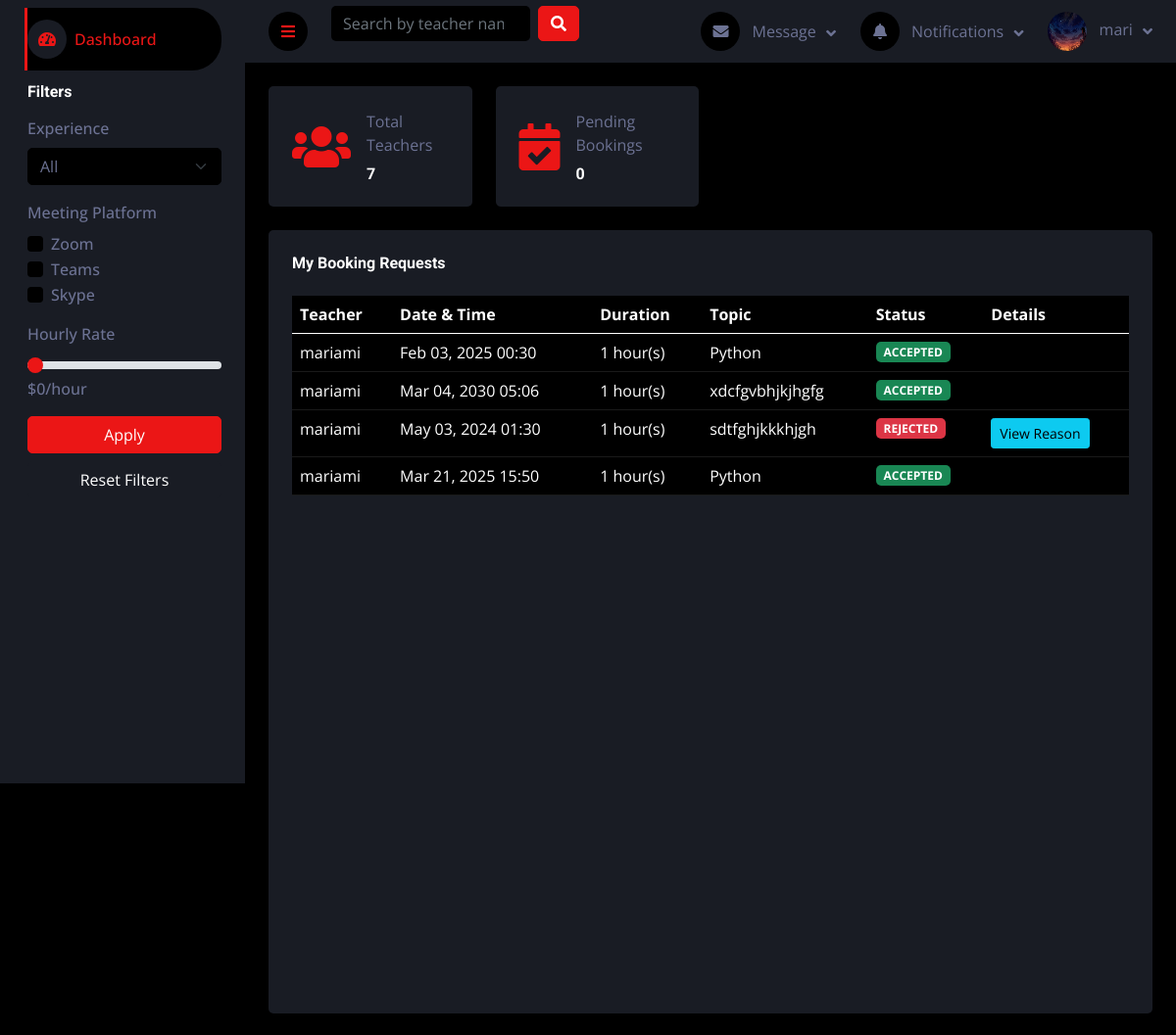
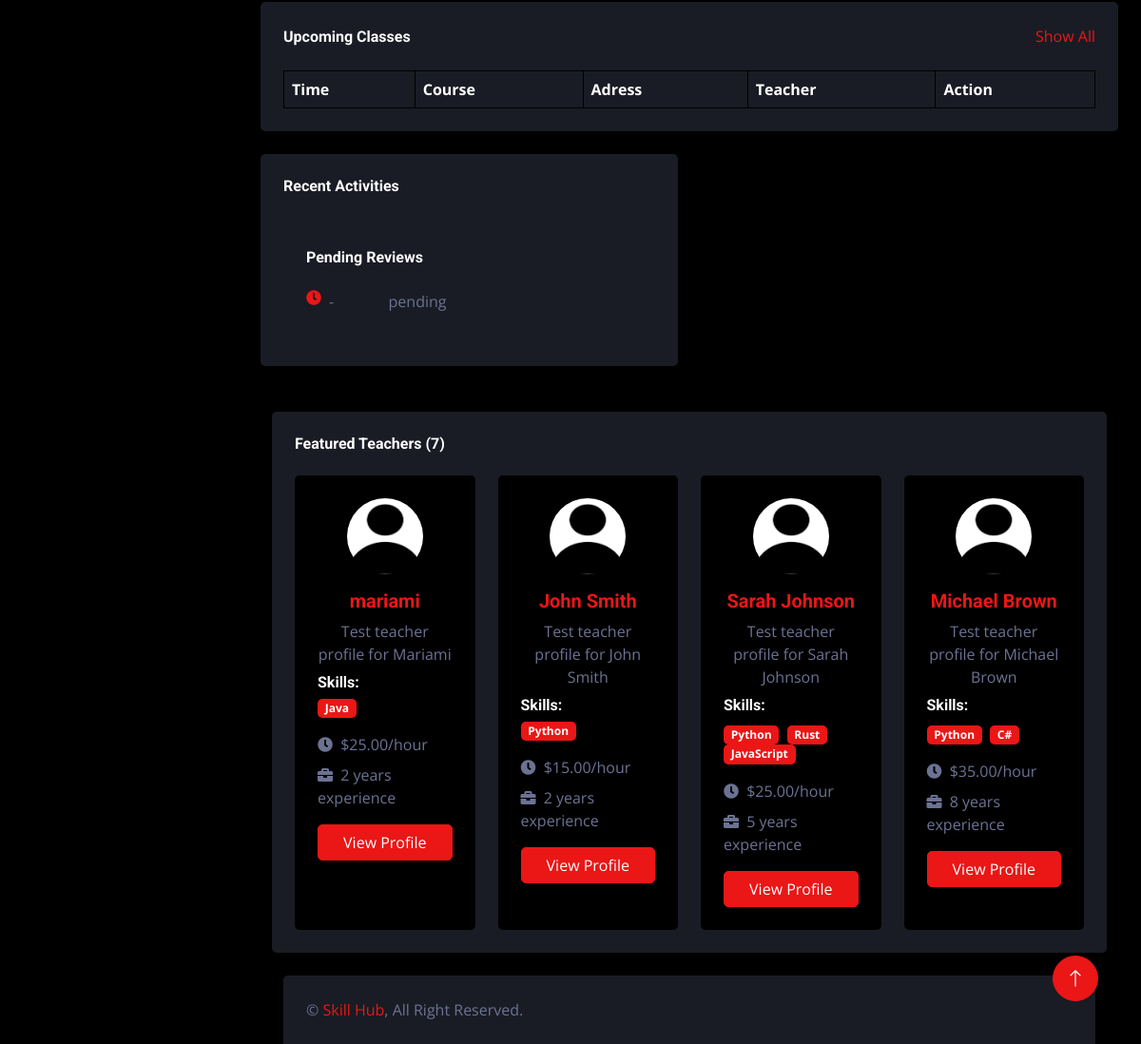
The page /teaching/dashboard/student/ (signed in) on the database its author committed (2 pictures, top to bottom).
### users/models.py (models this page shows, shortened)
class User(AbstractUser):
    ROLES = (
        ('student', 'Student'),
        ('teacher', 'Teacher'),
    )
    role = models.CharField(max_length=10, choices=ROLES)
    bio = models.TextField(blank=True, null=True)
    profile_picture = models.ImageField(upload_to='profile_pictures/', blank=True, null=True)
    date_joined = models.DateTimeField(auto_now_add=True)
    updated_at = models.DateTimeField(auto_now=True)
    class Meta:
        verbose_name = 'User'
        verbose_name_plural = 'Users'

### bookings/models.py (models this page shows, shortened)
class Booking(models.Model):
    STATUS_CHOICES = [
        ('PENDING', 'Pending'),
        ('ACCEPTED', 'Accepted'),
        ('REJECTED', 'Rejected'),
    ]
    teacher = models.ForeignKey(
        TeacherProfile,
        on_delete=models.CASCADE,
        related_name="bookings")
    student = models.ForeignKey(
        settings.AUTH_USER_MODEL,
        on_delete=models.CASCADE,
        related_name='booked_student'
    )
    date_time = models.DateTimeField()
    duration = models.PositiveIntegerField()  # In hours
    topic = models.CharField(max_length=255)
    status = models.CharField(max_length=20, choices=STATUS_CHOICES, default='PENDING')
    rejection_reason = models.TextField(blank=True, null=True)  # Optional rejection reason
    created_at = models.DateTimeField(auto_now_add=True)

### teaching/models.py (models this page shows, shortened)
class TeacherProfile(models.Model):
    user = models.OneToOneField(settings.AUTH_USER_MODEL, on_delete=models.CASCADE, related_name='teacher_profile')
    profile_picture = models.ImageField(upload_to='profile_pictures/', blank=True, null=True)
    bio = models.TextField(null=True, blank=True)
    skills = models.ManyToManyField(Skill, blank=True)
    hourly_rate = models.DecimalField(max_digits=6, decimal_places=2, default=0.0)
    communication_methods = models.JSONField(default=list, blank=True)
    experience_years = models.PositiveIntegerField(default=0)
    rating = models.FloatField(default=0, validators=[MinValueValidator(0), MaxValueValidator(5)])
    total_reviews = models.PositiveIntegerField(default=0)
    join_date = models.DateField(auto_now_add=True)

class Skill(models.Model):
    name = models.CharField(max_length=100)
    description = models.TextField(blank=True, null=True)
    def __str__(self):
        return self.name

### teaching/views.py (the view)
# urls.py: path('dashboard/student/', views.student_dashboard, name='student_dashboard'),
@login_required
def student_dashboard(request):
    if request.user.role != 'student':
        messages.error(request, 'Access denied. Student privileges required.')
        return redirect('dashboard')
    bookings = Booking.objects.filter(
        student=request.user
    ).select_related('teacher__user').order_by('-created_at')
    pending_bookings = bookings.filter(status='PENDING').count()
    teachers = TeacherProfile.objects.select_related('user').all()
    teachers = filter_teachers(request, teachers)  # Apply filtering
    context = {
        'bookings': bookings,
        'pending_bookings': pending_bookings,
        'total_teachers': teachers.count(),
        'featured_teachers': teachers[:4]
    }
    return render(request, 'teaching/dash_student.html', context)

### bookings/context_processors.py (called while the page is built)
def unread_notifications(request):
    if request.user.is_authenticated:
        notifications = Notification.objects.filter(recipient=request.user, is_read=False)
        return {'notifications': notifications}
    return {'notifications': []}

### teaching/views.py (called while the page is built, shortened)
def filter_teachers(request, teachers_query):
    experience = request.GET.get('experience')
    platforms = request.GET.getlist('platforms')
    rate = request.GET.get('rate')
    if platforms:
        for platform in platforms:
            teachers_query = teachers_query.filter(communication_methods__icontains=platform)
    if rate:
        try:
            rate_value = float(rate)
            teachers_query = teachers_query.filter(hourly_rate__lte=rate_value)
        except ValueError:
            pass
    return teachers_query

### users/context_processors.py (called while the page is built)
def navbar_data(request):
    if request.user.is_authenticated:
        messages = Message.objects.filter(receiver=request.user).order_by('-timestamp')[:5]
        notifications = Notification.objects.filter(user=request.user).order_by('-timestamp')[:5]
        return {'messages': messages, 'notifications': notifications}
    return {}

### teaching/templates/teaching/dash_student.html (shortened to what this page needs)
{% extends 'base.html' %}
    {% block content %}
    {% include 'components/sidebar.html' %}
    <div class="container-fluid pt-4 px-4">
        <div class="row g-4">
            <div class="col-sm-6 col-xl-3">
                <div class="bg-secondary rounded d-flex align-items-center p-4">
                    <i class="fa fa-users fa-3x text-primary"></i>
                    <div class="ms-3">
                        <p class="mb-2">Total Teachers</p>
                        <h6 class="mb-0">{{ total_teachers }}</h6>
                    </div>
                </div>
            </div>
            <div class="col-sm-6 col-xl-3">
                <div class="bg-secondary rounded d-flex align-items-center p-4">
                    <i class="fa fa-calendar-check fa-3x text-primary"></i>
                    <div class="ms-3">
                        <p class="mb-2">Pending Bookings</p>
                        <h6 class="mb-0">{{ pending_bookings }}</h6>
                    </div>
                </div>
            </div>
        </div>
    </div>
    {% include 'components/student_bookings.html' %}
    {% include 'components/upcoming_classes.html' %}
    {% include 'components/assignments_status.html' %}
    {% include 'components/featured_teachers.html' %}
    {% endblock %}

### templates/components/navbar.html (shortened to what this page needs)
<nav class="navbar navbar-expand bg-secondary navbar-dark sticky-top px-4 py-0">
    <a href="#" class="sidebar-toggler flex-shrink-0">
        <i class="fa fa-bars"></i>
    </a>
    <form class="d-none d-md-flex ms-4" action="{% url 'search_teachers' %}" method="get">
        <input
                class="form-control bg-dark border-0"
                type="search"
                name="q"
                placeholder="Search by teacher name or skill..."
                value="{{ request.GET.q|default:'' }}">
        <button class="btn btn-primary ms-2" type="submit">
            <i class="fa fa-search"></i>
        </button>
    </form>
    <div class="navbar-nav align-items-center ms-auto">
        <div class="nav-item dropdown">
            <a href="#" class="nav-link dropdown-toggle" data-bs-toggle="dropdown">
                <i class="fa fa-envelope me-lg-2"></i>
                <span class="d-none d-lg-inline-flex">Message</span>
            </a>
        </div>
        <div class="nav-item dropdown">
            <a href="#" class="nav-link dropdown-toggle" data-bs-toggle="dropdown">
                <i class="fa fa-bell me-lg-2"></i>
                <span class="d-none d-lg-inline-flex">Notifications</span>
            </a>
        </div>
        <div class="nav-item dropdown">
            <a href="#" class="nav-link dropdown-toggle" data-bs-toggle="dropdown">
                {% if user.profile_picture %}
                <img class="rounded-circle me-lg-2" src="{{ user.profile_picture.url }}" alt=""
                     style="width: 40px; height: 40px;">
                {% else %}
                <div class="rounded-circle me-lg-2 bg-light d-flex align-items-center justify-content-center"
                     style="width: 40px; height: 40px;">
                    <i class="fas fa-user"></i>
                </div>
                {% endif %}
                <span class="d-none d-lg-inline-flex">{{ request.user.username }}</span>
            </a>
        </div>
    </div>
</nav>

### templates/components/student_bookings.html (shortened to what this page needs)
<div class="container-fluid pt-4 px-4">
    <div class="bg-secondary rounded h-100 p-4">
        <h6 class="mb-4">My Booking Requests</h6>
        <div class="table-responsive">
            <table class="table table-dark">
                <thead>
                    <tr>
                        <th scope="col">Teacher</th>
                        <th scope="col">Date & Time</th>
                        <th scope="col">Duration</th>
                        <th scope="col">Topic</th>
                        <th scope="col">Status</th>
                        <th scope="col">Details</th>
                    </tr>
                </thead>
                <tbody>
                    {% for booking in bookings %}
                    <tr>
                        <td>{{ booking.teacher.user.username }}</td>
                        <td>{{ booking.date_time|date:"M d, Y H:i" }}</td>
                        <td>{{ booking.duration }} hour(s)</td>
                        <td>{{ booking.topic }}</td>
                        <td>
                            <span class="badge {% if booking.status == 'PENDING' %}bg-warning{% elif booking.status == 'ACCEPTED' %}bg-success{% else %}bg-danger{% endif %}">
                                {{ booking.status }}
                            </span>
                        </td>
                        <td>
                            {% if booking.status == 'REJECTED' and booking.rejection_reason %}
                            <button type="button" class="btn btn-info btn-sm" data-bs-toggle="modal" data-bs-target="#detailModal{{ booking.id }}">
                                View Reason
                            </button>
                            {% endif %}
                        </td>
                    </tr>
                    {% endfor %}
                </tbody>
            </table>
        </div>
    </div>
</div>

### templates/components/featured_teachers.html
{% load static %}
<div class="container-fluid pt-4 px-4">
    <div class="bg-secondary rounded p-4">
        <h6 class="mb-4">Featured Teachers ({{ total_teachers }})</h6>
        {% if featured_teachers %}
            <div class="row g-4">
                {% for teacher in featured_teachers %}
                    <div class="col-sm-6 col-xl-3">
                        <div class="bg-dark rounded p-4 h-100">
                            <div class="text-center mb-3">
                                {% if teacher.profile_picture %}
                                    <img class="rounded-circle" src="{{ teacher.profile_picture.url }}" alt="Teacher Image" style="width: 80px; height: 80px;">
                                {% else %}
                                    <img class="rounded-circle" src="{% static 'img/img.png' %}" alt="Default" style="width: 80px; height: 80px;">
                                {% endif %}
                            </div>
                            <h5 class="text-center text-primary mb-2">
                                {{ teacher.user.get_full_name|default:teacher.user.username }}
                            </h5>
                            <p class="text-center mb-2">
                                {{ teacher.bio|default:"No bio available"|truncatewords:10 }}
                            </p>
                            <div class="mb-3">
                                <h6 class="mb-2">Skills:</h6>
                                {% if teacher.skills.all %}
                                    {% for skill in teacher.skills.all %}
                                        <span class="badge bg-primary me-1">{{ skill }}</span>
                                    {% endfor %}
                                {% else %}
                                    <span class="text-muted">No skills listed</span>
                                {% endif %}
                            </div>
                            <div class="mb-2">
                                <i class="fa fa-clock me-1"></i>
                                <span>${{ teacher.hourly_rate|default:"Not set" }}/hour</span>
                            </div>
                            <div class="mb-2">
                                <i class="fa fa-briefcase me-1"></i>
                                <span>{{ teacher.experience_years|default:"0" }} years experience</span>
                            </div>
                            <a href="{% url 'teacher_profile' teacher.id %}" class="btn btn-primary w-100 mt-2">View Profile</a>
                        </div>
                    </div>
                {% endfor %}
            </div>
        {% else %}
            <div class="alert alert-info">
                No teachers found at this time.
            </div>
        {% endif %}
    </div>
</div>

### static/css/style.css (style rules this page uses)
:root { --primary: #EB1616; --secondary: #191C24; --light: #6C7293; --dark: #000000; }
.btn { transition: .5s; }
.content .navbar .navbar-nav .nav-link { margin-left: 25px; padding: 12px 0; color: var(--light); outline: none; }
.content .navbar .sidebar-toggler, .content .navbar .navbar-nav .nav-link i { width: 40px; height: 40px; display: inline-flex; align-items: center; justify-content: center; background: var(--dark); border-radius: 40px; }
.content .navbar .dropdown-toggle::after { margin-left: 6px; vertical-align: middle; border: none; content: "\f107"; font-family: "Font Awesome 5 Free"; font-weight: 900; transition: .5s; }

### rows shown on the page
User: profile_picture (picture), user.username "mari"
Booking: teacher.user.username "mariami", date_time "Feb 03, 2025 00:30", duration "1", topic "Python", status "ACCEPTED"
Booking: teacher.user.username "mariami", date_time "Mar 04, 2030 05:06", duration "1", topic "xdcfgvbhjkjhgfg", status "ACCEPTED"
Booking: teacher.user.username "mariami", date_time "May 03, 2024 01:30", duration "1", topic "sdtfghjkkkhjgh", status "REJECTED"
Booking: teacher.user.username "mariami", date_time "Mar 21, 2025 15:50", duration "1", topic "Python", status "ACCEPTED"
TeacherProfile: user.get_full_name "mariami", bio "Test teacher profile for Mariami", hourly_rate "25.00", experience_years "2"
Skill: name "Java"
TeacherProfile: user.get_full_name "John Smith", bio "Test teacher profile for John Smith", hourly_rate "15.00", experience_years "2"
Skill: name "Python"
TeacherProfile: user.get_full_name "Sarah Johnson", bio "Test teacher profile for Sarah Johnson", hourly_rate "25.00", experience_years "5"
Skill: name "Rust"
Skill: name "JavaScript"
TeacherProfile: user.get_full_name "Michael Brown", bio "Test teacher profile for Michael Brown", hourly_rate "35.00", experience_years "8"
Skill: name "C#"

### other values the page prints
{{ total_teachers }} "7"
{{ pending_bookings }} "0"
